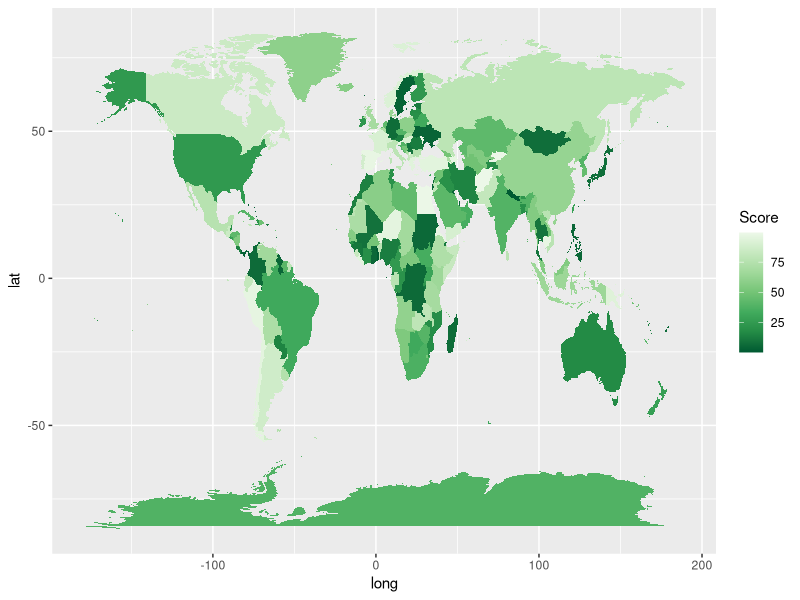
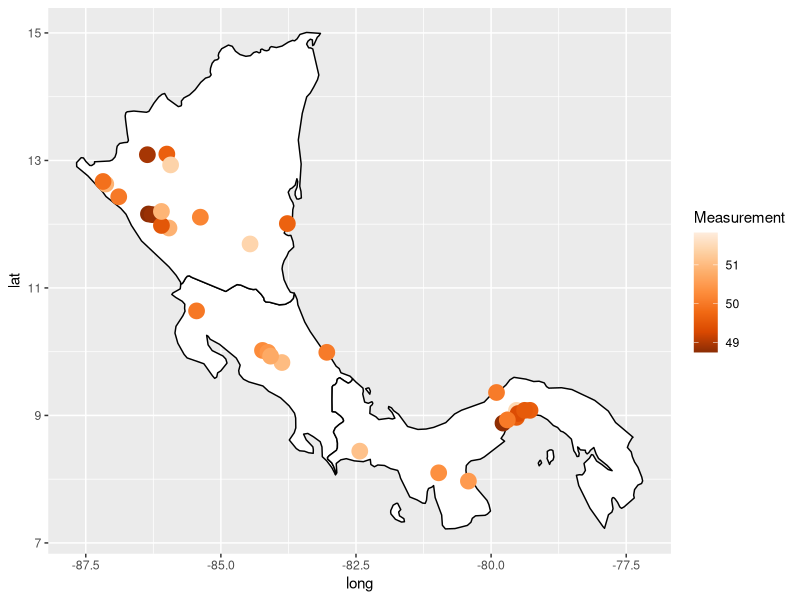
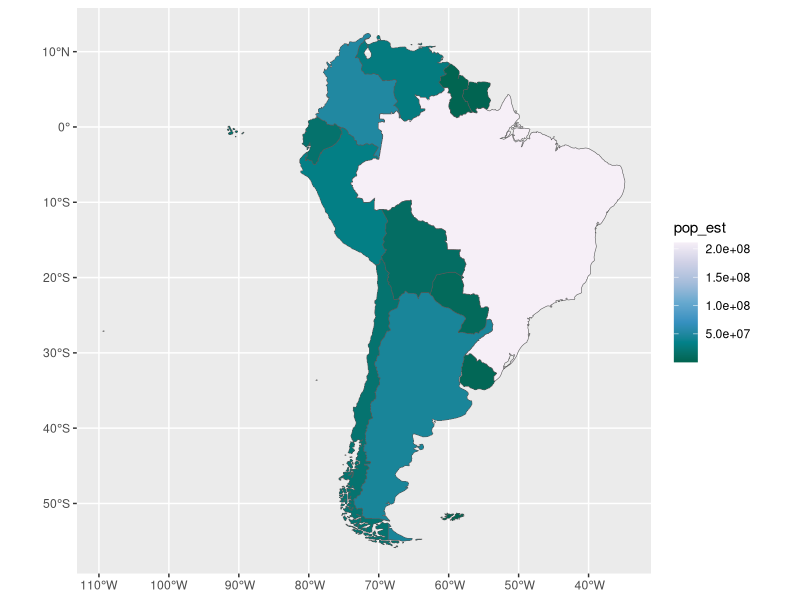

Write the R code that produced these figures, in order.
## ---- chunk 1

library(tidyverse)
library(maps)

####make some data for painting the map

my_world_map <- map_data("world")

countries <- unique(my_world_map$region)

set.seed(987)
some_data_values <- data.frame(

  "region"=countries,
  
  "Score"=runif(252,0,100))

## ---- chunk 2

####Make sure you install any necessary libraries

####HINT: Use the following code to get the colors right
#scale_fill_distiller(palette=5)

####HINT: make sure you use left_join to combine the data_values above to the world map data in my_world_map

####PUT YOUR CODE HERE

combined <- left_join(my_world_map, some_data_values, by = "region")

ggplot(data = combined, mapping = aes(x = long, y = lat, group = group, fill = Score)) +
  geom_polygon() +
  scale_fill_distiller(palette=5)

## ---- chunk 3

#####DO NOT MODIFY THIS CHUNK
set.seed(15)
Measurement<-rnorm(32,50,1)
## ---- chunk 4

####Make sure you load any necessary libraries

####HINT: Use a filter command to get just maps of Costa Rica, Panama, and Nicaragua

####Hint: Use a filter command to put in points only for cities with a population of greater than 40,000. This should leave you with 32 cities.

####Hint: Use add_column to attach the "Measurement" variable to your data, and set that to the color aesthetic when you draw the points.

####Hint: set the colors for the city points with scale_color_distiller(palette=7)

####Hint: set the size of all points to the value 5

p2map <- my_world_map %>% 
  filter(region %in% c("Costa Rica", "Panama", "Nicaragua"))

my_cities <-maps::world.cities

p2cities <- filter(my_cities,
                   country.etc %in% c("Costa Rica", "Panama", "Nicaragua") & 
                     pop > 40000)

p2cities <- add_column(p2cities, Measurement)

ggplot(data = p2map, mapping = aes(x = long, y = lat, group = group)) +
  geom_polygon(color = "black", fill = "white") +
  geom_point(data = p2cities, 
             mapping = aes(x = long, y = lat, group=NULL, 
                           color = Measurement), size = 5) +
  scale_color_distiller(palette=7)


## ---- chunk 5

#####INSTALL THESE PACKAGES IF NECESSARY
library(sf)
library(rnaturalearth)
library(rnaturalearthdata)

####DO NOT MODIFY
s_america<-ne_countries(scale="medium",continent='south america',returnclass="sf")

## ---- chunk 6

####Make sure you load any necessary libraries

####HINT: the s_america object created in the chunk above is a simple features object with many columns. Identify the correct column based on the solution figure and use it to color in the choropleth.

####HINT: Use scale_fill_distiller and palette 10 to the match the colors.

####PUT YOUR CODE HERE

ggplot(s_america) +
  geom_sf(aes(fill = pop_est)) +
  scale_fill_distiller(palette = 10)
